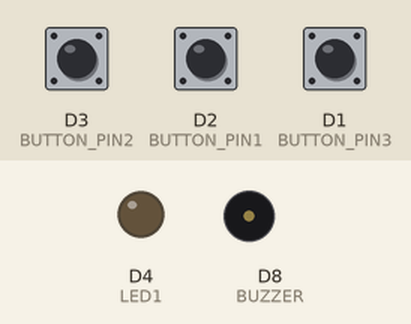
Recording of a sketch running on a simulated ESP8266 (NodeMCU). Parts: output pins drawn as LEDs (lit = HIGH), buzzer (waves = sounding). The test bench sets the inputs (shaded band); at power-on: D2 (BUTTON_PIN1) HIGH, D3 (BUTTON_PIN2) HIGH, D1 (BUTTON_PIN3) HIGH. WiFi joins after 1.5 s; servers stay silent unless stated; what the sketch prints to the serial monitor is not drawn.

Above: at 2.7 s.
2.8 s: D2 (BUTTON_PIN1) pulled LOW for 0.15 s
At 3.2 s:
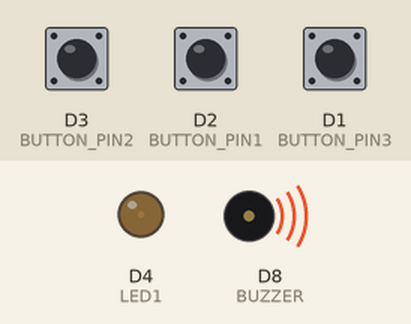
4.4 s: D2 (BUTTON_PIN1) pulled LOW for 1 s
At 6.5 s:
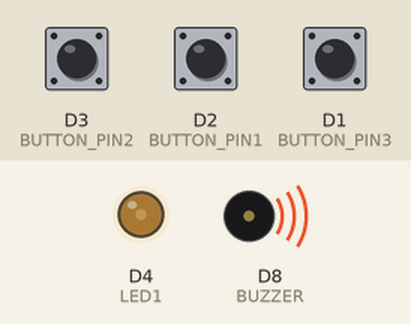
7.4 s: D2 (BUTTON_PIN1) pulled LOW for 3.2 s
At 11.0 s:
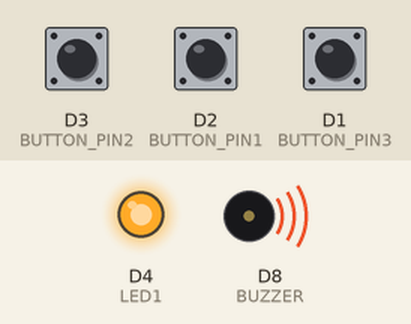
12.1 s: D3 (BUTTON_PIN2) pulled LOW for 0.15 s
At 13.1 s:
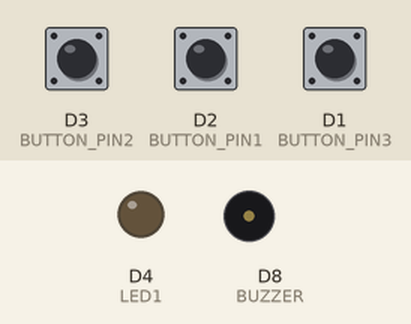
Timing chart, 0 to 14.7 s (numbered marks = the images above; inputs shaded):
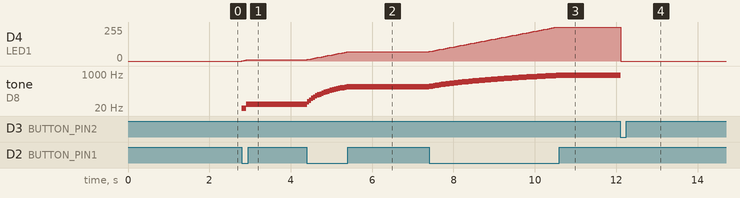

The sketch:

POSTTEST_2.ino
```cpp
#include <ESP8266WiFi.h>
#include <ESP8266WebServer.h>

#define LED1 D4
#define BUZZER D8
#define BUTTON_PIN1 D2 // buzzer volume rendah
#define BUTTON_PIN2 D3 // Buzzer volume tinggi
#define BUTTON_PIN3 D1 // on off komponen button

const char* ssid = "Lyubimaya";       // Nama SSID AP/Hotspot
const char* password = "terserahmu";    // Password Wifi

ESP8266WebServer server(80);      //Menyatakan Webserver pada port 80
String webpage;

int brightness = 0; // Variabel untuk menyimpan kecerahan lampu
int toneValue = 0; // Variabel untuk menyimpan nilai tone/nada buzzer
bool isEnabled = false; // Variabel untuk menyimpan status enable/disable komponen

unsigned long lastDebounceTime1 = 0; // Waktu terakhir untuk debounce button 1
unsigned long debounceDelay = 50;    // Delay debounce

void setup() {
  Serial.begin(115200);
  pinMode(LED1, OUTPUT);
  pinMode(BUZZER, OUTPUT);
  pinMode(BUTTON_PIN1, INPUT_PULLUP);
  pinMode(BUTTON_PIN2, INPUT_PULLUP);
  pinMode(BUTTON_PIN3, INPUT_PULLUP);

  // Connect ke WiFi
  Serial.println();
  Serial.print("Configuring access point...");
  WiFi.mode(WIFI_STA); // Mode Station
  WiFi.begin(ssid, password); // Mencocokan SSID dan Password

  while (WiFi.status() != WL_CONNECTED) {
    delay(500);
    Serial.print(".");
  }

  Serial.println("IP address: ");
  Serial.println(WiFi.localIP());

  digitalWrite(LED1, LOW);
  analogWrite(LED1, brightness); // Mengatur intensitas cahaya awal

  digitalWrite(BUZZER, LOW);

  // Membuat file webpage
  server.on("/", []() {
    String content = "<html><head><title>ESP8266 Control</title></head><body>";
    content += "<h1>ESP8266 Control</h1>";
    content += "<p>Tone Value: " + String(toneValue) + "</p>";
    content += "<p>Brightness: " + String(brightness) + "</p>";
    content += "</body></html>";
    server.send(200, "text/html", content);
  });

  server.begin();
}

void loop() {
  server.handleClient();

  // Membaca tombol dan memprosesnya
  int buttonState1 = digitalRead(BUTTON_PIN1);
  int buttonState2 = digitalRead(BUTTON_PIN2);
  int buttonState3 = digitalRead(BUTTON_PIN3);

  // Button 1 (naikkan nada buzzer dan intensitas cahaya LED)
  if (buttonState1 == LOW && millis() - lastDebounceTime1 > debounceDelay) {
    lastDebounceTime1 = millis();
    toneValue += 10;
    if (toneValue > 2500) toneValue = 2500;
    tone(BUZZER, toneValue);

    brightness += 3; // Menambah intensitas cahaya LED
    if (brightness > 255) brightness = 255;
    analogWrite(LED1, brightness); // Mengatur intensitas cahaya LED
  }

  // Button 2 (turunkan nada buzzer dan intensitas cahaya LED)
  if (buttonState2 == LOW) {
    toneValue -= 10;
    if (toneValue < 0) toneValue = 0  ;
    tone(BUZZER, toneValue);

    brightness -= 3; // Mengurangi intensitas cahaya LED
    if (brightness < 0) brightness = 0;
    analogWrite(LED1, brightness); // Mengatur intensitas cahaya LED
  }

  // Button 3 (mematikan semua komponen)
  if (buttonState3 == LOW) {
    digitalWrite(LED1, LOW);
    noTone(BUZZER);}
    // else {
    //   digitalWrite(LED1, HIGH);
    //   toneValue = 2500 ;
    //   brightness = 255;
    // };
}
```

Measured:
- after the input at 2.8 s, D4 (LED1): 0/255 → 9/255 at once; tone on D8 (BUZZER): silent → 10 Hz at once, → 20 Hz 0.05 s later, → 30 Hz 0.05 s later
- after the input at 4.4 s, D4 (LED1): moves from 9/255 to 69/255 over 0.97 s, starting at once; tone on D8 (BUZZER): plays 40 Hz for 0.05 s, 50 Hz for 0.05 s, 60 Hz for 0.05 s, 70 Hz for 0.05 s, 80 Hz for 0.05 s, 90 Hz for 0.05 s … (20 notes in this stretch), starting at once
- after the input at 7.4 s, D4 (LED1): moves from 69/255 to 255/255 over 3.1 s, starting at once; tone on D8 (BUZZER): plays 240 Hz for 0.05 s, 250 Hz for 0.05 s, 260 Hz for 0.05 s, 270 Hz for 0.05 s, 280 Hz for 0.05 s, 290 Hz for 0.05 s … (63 notes in this stretch), starting at once
- after the input at 12.1 s, D4 (LED1): 255/255 → 0/255 at once; tone on D8 (BUZZER): 860 Hz → silent at once
